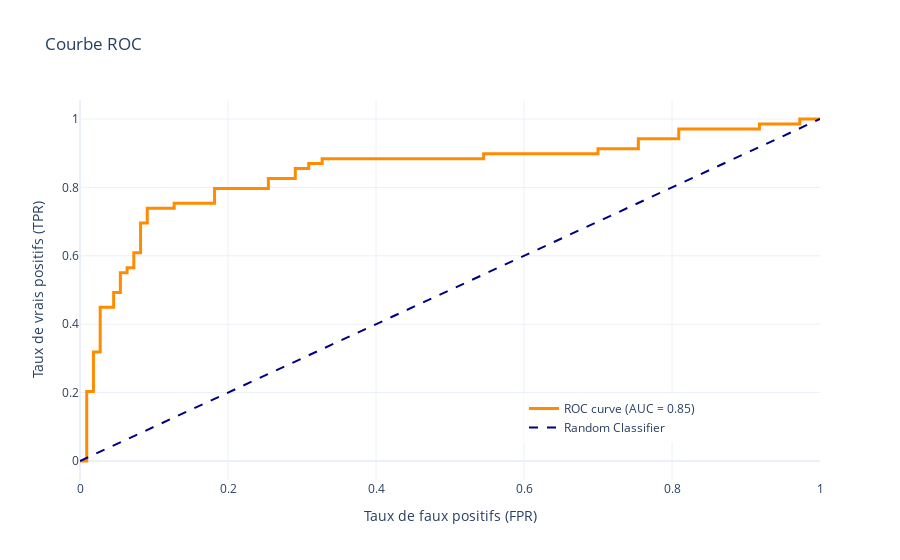

The cell this chart's notebook holds for it:
### Markdown cell above
#  11. Courbe ROC
<!-- La courbe ROC est un outil graphique utilisé pour évaluer la performance d’un modèle de classification binaire-->

### Code cell
print("Étape 11 : Courbe ROC")

from sklearn.metrics import roc_curve, auc
import plotly.graph_objects as go

fpr, tpr, _ = roc_curve(y_test, y_proba) #calcule les taux de faux positifs et vrais positifs pour différents seuils.
roc_auc = auc(fpr, tpr)  #calcule l’aire sous la courbe ROC obtenue.
print(f"AUC ROC : {roc_auc:.4f}")

# Visualisation avec Plotly
fig = go.Figure()

fig.add_trace(go.Scatter(x=fpr, y=tpr,
                         mode='lines',
                         name=f'ROC curve (AUC = {roc_auc:.2f})',
                         line=dict(color='darkorange', width=3)))

fig.add_trace(go.Scatter(x=[0, 1], y=[0, 1],
                         mode='lines',
                         name='Random Classifier',
                         line=dict(color='navy', width=2, dash='dash')))

fig.update_layout(title='Courbe ROC',
                  xaxis_title='Taux de faux positifs (FPR)',
                  yaxis_title='Taux de vrais positifs (TPR)',
                  legend=dict(x=0.6, y=0.1),
                  template='plotly_white')

fig.show()

### Figure 1 — Plotly figure (JSON) as saved in the notebook; plotly's stock layout.template omitted (floating-point values rounded to 4 significant figures)
{"data": [{"line": {"color": "darkorange", "width": 3}, "mode": "lines", "name": "ROC curve (AUC = 0.85)", "type": "scatter", "x": [0.0, 0.009091, 0.009091, 0.01818, 0.01818, 0.01818, 0.02727, 0.02727, 0.04545, 0.04545, 0.05455, 0.05455, 0.06364, 0.06364, 0.07273, 0.07273, 0.08182, 0.08182, 0.09091, 0.09091, 0.1273, 0.1273, 0.1818, 0.1818, 0.2545, 0.2545, 0.2909, 0.2909, 0.3091, 0.3091, 0.3273, 0.3273, 0.3909, 0.4091, 0.4364, 0.5, 0.5182, 0.5364, 0.5455, 0.5455, 0.5636, 0.5818, 0.6091, 0.7, 0.7, 0.7364, 0.7545, 0.7545, 0.8091, 0.8091, 0.9182, 0.9182, 0.9727, 0.9727, 1.0], "y": [0.0, 0.0, 0.2029, 0.2029, 0.2899, 0.3188, 0.3188, 0.4493, 0.4493, 0.4928, 0.4928, 0.5507, 0.5507, 0.5652, 0.5652, 0.6087, 0.6087, 0.6957, 0.6957, 0.7391, 0.7391, 0.7536, 0.7536, 0.7971, 0.7971, 0.8261, 0.8261, 0.8551, 0.8551, 0.8696, 0.8696, 0.8841, 0.8841, 0.8841, 0.8841, 0.8841, 0.8841, 0.8841, 0.8841, 0.8986, 0.8986, 0.8986, 0.8986, 0.8986, 0.913, 0.913, 0.913, 0.942, 0.942, 0.971, 0.971, 0.9855, 0.9855, 1.0, 1.0]}, {"line": {"color": "navy", "dash": "dash", "width": 2}, "mode": "lines", "name": "Random Classifier", "type": "scatter", "x": [0, 1], "y": [0, 1]}], "layout": {"legend": {"x": 0.6, "y": 0.1}, "title": {"text": "Courbe ROC"}, "xaxis": {"title": {"text": "Taux de faux positifs (FPR)"}}, "yaxis": {"title": {"text": "Taux de vrais positifs (TPR)"}}}}
